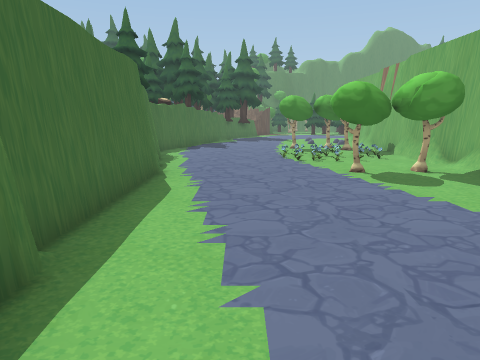
View 1 (above)

16 first-person views from a walk through a Unity game level. The camera is 1.2 m above the floor, tilts 10° down and sees 70° across. The floor is counted in squares, 1 m on a side. Each view is taken from the middle of a square. On the plan, view 1 faces up. The plan holds only what a view shows up to about 14 squares ahead; the rest is blank. The place goes on beyond the plan. Some surface patterns are stand-ins.

View 2
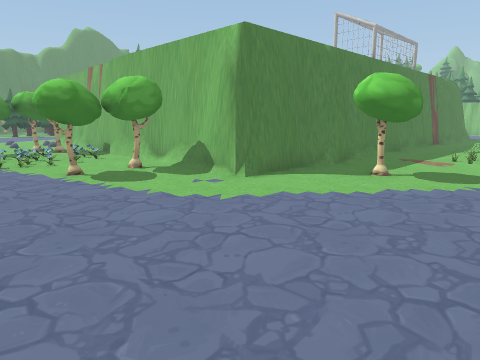

View 3
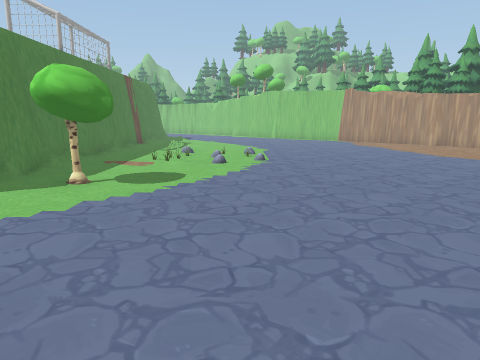

View 4
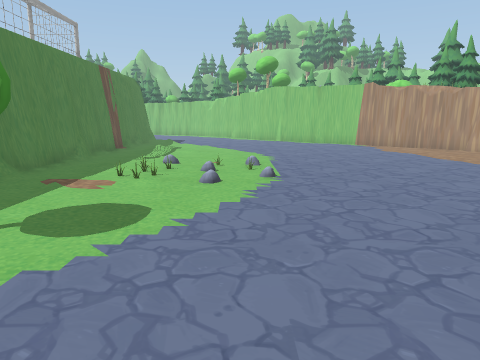

View 5
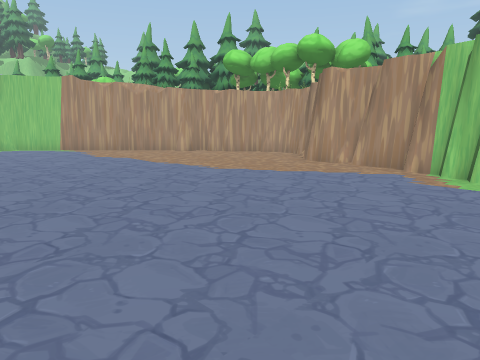

View 6
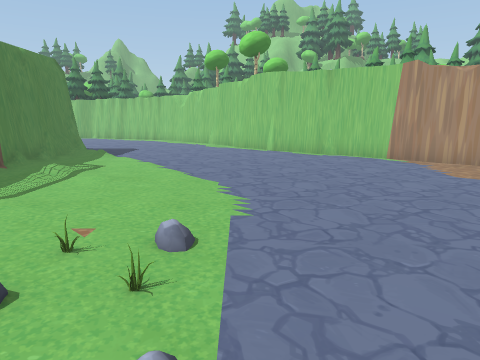

View 7
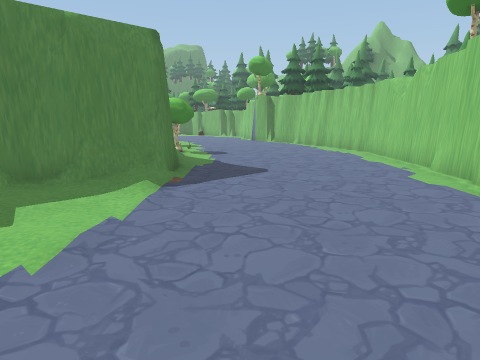

View 8
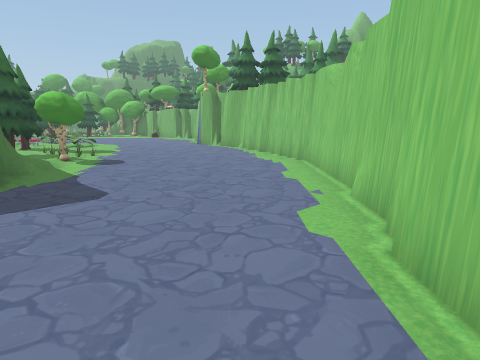

View 9
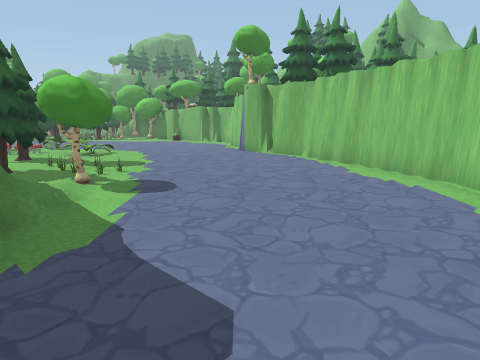

View 10
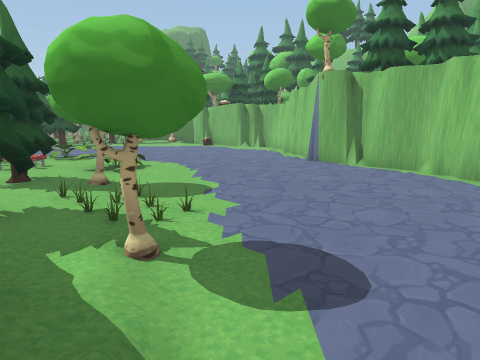

View 11
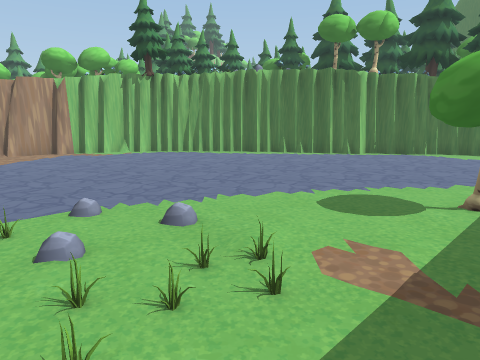

View 12
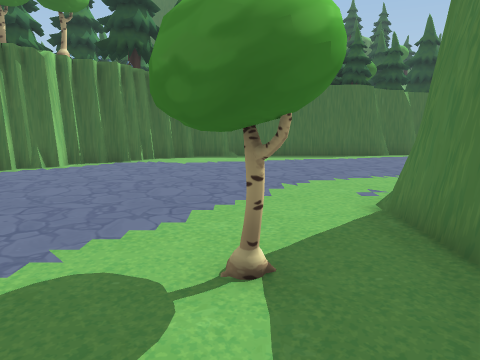

View 13
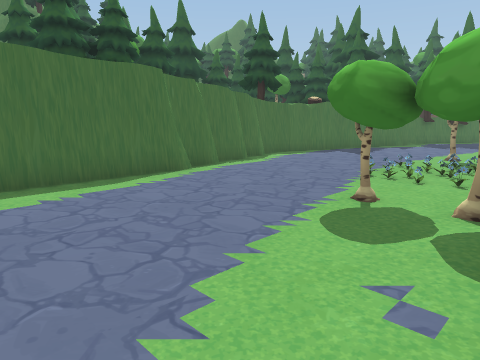

View 14
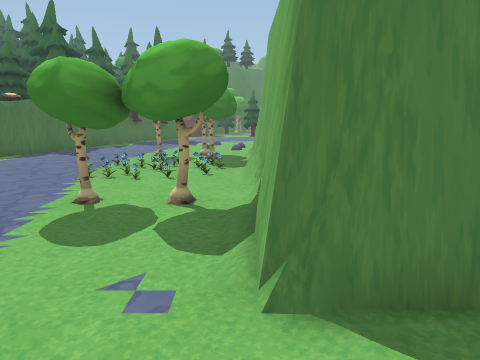

View 15
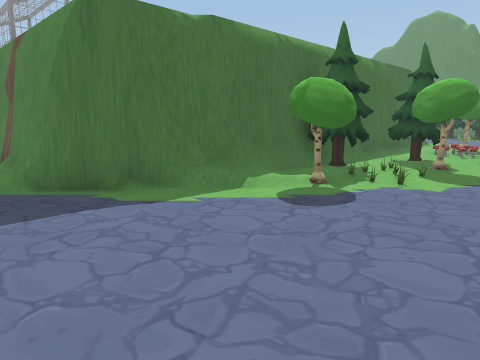

View 16
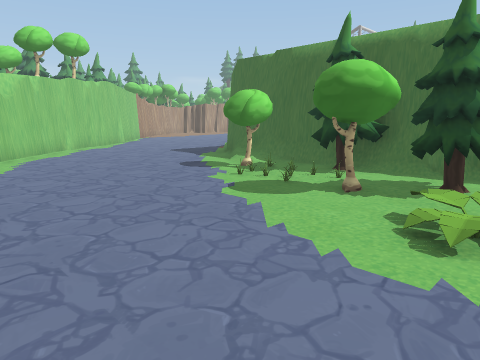

### Floor plan
Key: @ floor where view 1 was taken; # wall or solid block; x gap in a wall; . floor; / step, stairs or slope; ^ raised ledge; T tree; H thing the floor can be seen under or through; O other object.
Columns run from 4 left of view 1 to 35 right of it. Each row starts with its distance up from view 1.
 15  ^....##                    #.O./......#
 14  #....####                  #TT//.....##
 13 T#.....O###                 #TT#......#
 12  #....OOO.#                 #T##.....##
 11  #...OOOO##                 TT.......#
 10  #....OOO##                 #T.......#
  9  ##.......#                 ###......#
  8  ##....HHH#                ####......#
  7   #....HHH#                ##.......##
  6   #......H#                #........#
  5   #......HH#################.......##
  4   #........x.......................#
  3   #........##........./...........##
  2   #..............................##
  1   ##............................##
  0    #@..........................##
 -1    ##........................###
 -2     ##......................##
 -3      #.....................##
 -4      ##...................##
 -5       ##.................##
 -6        ##...............##
 -7         #..............##
 -8         ###...........##
 -9           ###........##
-10             #####...##
-11                 #####

Where each view was taken, in squares from view 1:
view 1: 0 up, 0 right, facing up
view 2: 0 up, 0 right, facing up-right
view 3: 0 up, 1 right, facing right
view 4: 0 up, 4 right, facing right
view 5: 1 down, 6 right, facing down-right
view 6: 1 down, 10 right, facing right
view 7: 2 down, 18 right, facing up-right
view 8: 2 down, 22 right, facing up-right
view 9: 2 up, 23 right, facing up-right
view 10: 6 up, 24 right, facing up-right
view 11: 4 up, 13 right, facing down-left
view 12: 3 up, 10 right, facing left
view 13: 3 up, 5 right, facing up-left
view 14: 3 up, 5 right, facing up
view 15: 3 up, 29 right, facing up-left
view 16: 15 up, 32 right, facing down-left
